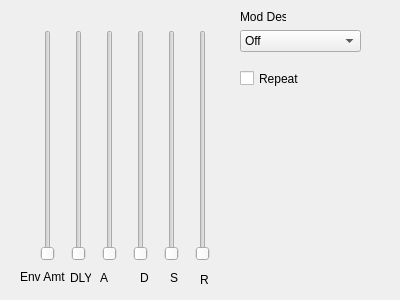
<?xml version="1.0" encoding="UTF-8"?>
<ui version="4.0">
 <class>Dialog</class>
 <widget class="QDialog" name="Dialog">
  <property name="geometry">
   <rect>
    <x>0</x>
    <y>0</y>
    <width>400</width>
    <height>300</height>
   </rect>
  </property>
  <property name="windowTitle">
   <string>Dialog</string>
  </property>
  <widget class="QLabel" name="label_3">
   <property name="geometry">
    <rect>
     <x>240</x>
     <y>10</y>
     <width>46</width>
     <height>13</height>
    </rect>
   </property>
   <property name="text">
    <string>Mod Dest</string>
   </property>
  </widget>
  <widget class="QComboBox" name="env3ModDest">
   <property name="geometry">
    <rect>
     <x>240</x>
     <y>30</y>
     <width>121</width>
     <height>22</height>
    </rect>
   </property>
   <item>
    <property name="text">
     <string>Off</string>
    </property>
   </item>
   <item>
    <property name="text">
     <string>Osc 1 Freq</string>
    </property>
   </item>
   <item>
    <property name="text">
     <string>Osc 2 Freq</string>
    </property>
   </item>
   <item>
    <property name="text">
     <string>Osc 1+2 Freq</string>
    </property>
   </item>
   <item>
    <property name="text">
     <string>Osc Mix</string>
    </property>
   </item>
   <item>
    <property name="text">
     <string>Noise Level</string>
    </property>
   </item>
   <item>
    <property name="text">
     <string>Osc 1 PW</string>
    </property>
   </item>
   <item>
    <property name="text">
     <string>Osc 2 PW</string>
    </property>
   </item>
   <item>
    <property name="text">
     <string>Osc 1+2 PW</string>
    </property>
   </item>
   <item>
    <property name="text">
     <string>Filter Freq</string>
    </property>
   </item>
   <item>
    <property name="text">
     <string>Resonance</string>
    </property>
   </item>
   <item>
    <property name="text">
     <string>Filter Audio Mod</string>
    </property>
   </item>
   <item>
    <property name="text">
     <string>VCA Level</string>
    </property>
   </item>
   <item>
    <property name="text">
     <string>Pan</string>
    </property>
   </item>
   <item>
    <property name="text">
     <string>LFO 1 Freq</string>
    </property>
   </item>
   <item>
    <property name="text">
     <string>LFO2 Freq</string>
    </property>
   </item>
   <item>
    <property name="text">
     <string>LFO3 Freq</string>
    </property>
   </item>
   <item>
    <property name="text">
     <string>LFO4 Freq</string>
    </property>
   </item>
   <item>
    <property name="text">
     <string>All LFO Freq</string>
    </property>
   </item>
   <item>
    <property name="text">
     <string>LFO1 Amt</string>
    </property>
   </item>
   <item>
    <property name="text">
     <string>LFO2 Amt</string>
    </property>
   </item>
   <item>
    <property name="text">
     <string>LFO3 Amt</string>
    </property>
   </item>
   <item>
    <property name="text">
     <string>LFO4 Amt</string>
    </property>
   </item>
   <item>
    <property name="text">
     <string>All LFO Amt</string>
    </property>
   </item>
   <item>
    <property name="text">
     <string>Filter Env Amt</string>
    </property>
   </item>
   <item>
    <property name="text">
     <string>Amp Env Amt</string>
    </property>
   </item>
   <item>
    <property name="text">
     <string>Env 3 Amt</string>
    </property>
   </item>
   <item>
    <property name="text">
     <string>All Env Amt</string>
    </property>
   </item>
   <item>
    <property name="text">
     <string>Env1 Attak</string>
    </property>
   </item>
   <item>
    <property name="text">
     <string>Env2 Attack</string>
    </property>
   </item>
   <item>
    <property name="text">
     <string>Env3 Attack</string>
    </property>
   </item>
   <item>
    <property name="text">
     <string>All Env Attacks</string>
    </property>
   </item>
   <item>
    <property name="text">
     <string>Env1 Decay</string>
    </property>
   </item>
   <item>
    <property name="text">
     <string>Env2 Decay</string>
    </property>
   </item>
   <item>
    <property name="text">
     <string>Env3 Decay</string>
    </property>
   </item>
   <item>
    <property name="text">
     <string>All Env Decays</string>
    </property>
   </item>
   <item>
    <property name="text">
     <string>Env1 Release</string>
    </property>
   </item>
   <item>
    <property name="text">
     <string>Env2 Release</string>
    </property>
   </item>
   <item>
    <property name="text">
     <string>Env3 Release</string>
    </property>
   </item>
   <item>
    <property name="text">
     <string>All Env Releases</string>
    </property>
   </item>
   <item>
    <property name="text">
     <string>Mod1 Amt</string>
    </property>
   </item>
   <item>
    <property name="text">
     <string>Mod2 Amt</string>
    </property>
   </item>
   <item>
    <property name="text">
     <string>Mod3 Amt</string>
    </property>
   </item>
   <item>
    <property name="text">
     <string>Mod4 Amt</string>
    </property>
   </item>
   <item>
    <property name="text">
     <string>Ext Audio In Level</string>
    </property>
   </item>
   <item>
    <property name="text">
     <string>Sub Osc1</string>
    </property>
   </item>
   <item>
    <property name="text">
     <string>Sub Osc 2</string>
    </property>
   </item>
   <item>
    <property name="text">
     <string>Skew 1/2</string>
    </property>
   </item>
   <item>
    <property name="text">
     <string/>
    </property>
   </item>
  </widget>
  <widget class="QCheckBox" name="env3Repeat">
   <property name="geometry">
    <rect>
     <x>240</x>
     <y>70</y>
     <width>70</width>
     <height>17</height>
    </rect>
   </property>
   <property name="text">
    <string>Repeat</string>
   </property>
  </widget>
  <widget class="QLabel" name="label_7">
   <property name="geometry">
    <rect>
     <x>70</x>
     <y>270</y>
     <width>21</width>
     <height>16</height>
    </rect>
   </property>
   <property name="text">
    <string>DLY</string>
   </property>
  </widget>
  <widget class="QLabel" name="label_9">
   <property name="geometry">
    <rect>
     <x>140</x>
     <y>270</y>
     <width>16</width>
     <height>16</height>
    </rect>
   </property>
   <property name="text">
    <string>D</string>
   </property>
  </widget>
  <widget class="QLabel" name="label_8">
   <property name="geometry">
    <rect>
     <x>100</x>
     <y>270</y>
     <width>16</width>
     <height>16</height>
    </rect>
   </property>
   <property name="text">
    <string>A</string>
   </property>
  </widget>
  <widget class="QLabel" name="label_5">
   <property name="geometry">
    <rect>
     <x>20</x>
     <y>270</y>
     <width>46</width>
     <height>13</height>
    </rect>
   </property>
   <property name="text">
    <string>Env Amt</string>
   </property>
  </widget>
  <widget class="QLabel" name="label_11">
   <property name="geometry">
    <rect>
     <x>200</x>
     <y>270</y>
     <width>41</width>
     <height>20</height>
    </rect>
   </property>
   <property name="text">
    <string>R</string>
   </property>
  </widget>
  <widget class="QLabel" name="label_10">
   <property name="geometry">
    <rect>
     <x>170</x>
     <y>270</y>
     <width>16</width>
     <height>16</height>
    </rect>
   </property>
   <property name="text">
    <string>S</string>
   </property>
  </widget>
  <widget class="QWidget" name="">
   <property name="geometry">
    <rect>
     <x>30</x>
     <y>30</y>
     <width>191</width>
     <height>231</height>
    </rect>
   </property>
   <layout class="QHBoxLayout" name="horizontalLayout">
    <item>
     <widget class="QSlider" name="env3EnvAmt">
      <property name="maximum">
       <number>1024</number>
      </property>
      <property name="orientation">
       <enum>Qt::Vertical</enum>
      </property>
     </widget>
    </item>
    <item>
     <widget class="QSlider" name="env3Delay">
      <property name="maximum">
       <number>1024</number>
      </property>
      <property name="orientation">
       <enum>Qt::Vertical</enum>
      </property>
     </widget>
    </item>
    <item>
     <widget class="QSlider" name="env3Attack">
      <property name="maximum">
       <number>1024</number>
      </property>
      <property name="orientation">
       <enum>Qt::Vertical</enum>
      </property>
     </widget>
    </item>
    <item>
     <widget class="QSlider" name="env3Decay">
      <property name="maximum">
       <number>1024</number>
      </property>
      <property name="orientation">
       <enum>Qt::Vertical</enum>
      </property>
     </widget>
    </item>
    <item>
     <widget class="QSlider" name="env3Sustain">
      <property name="maximum">
       <number>1024</number>
      </property>
      <property name="orientation">
       <enum>Qt::Vertical</enum>
      </property>
     </widget>
    </item>
    <item>
     <widget class="QSlider" name="env3Release">
      <property name="maximum">
       <number>1024</number>
      </property>
      <property name="orientation">
       <enum>Qt::Vertical</enum>
      </property>
     </widget>
    </item>
   </layout>
  </widget>
 </widget>
 <resources/>
 <connections/>
</ui>
